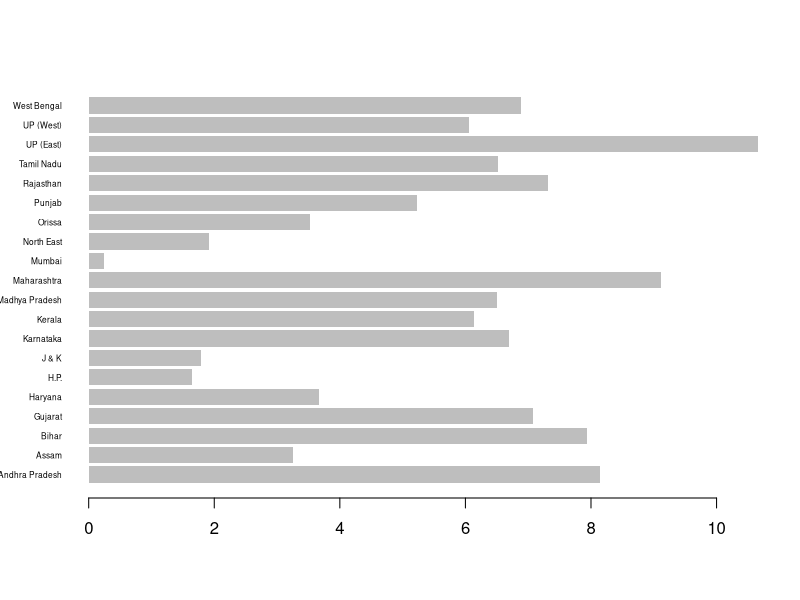

Source code (R):
#Concerned Statewise road density Data is taken from
#url -> http://www.trai.gov.in/WriteReadData/PIRReport/Documents/Indicator-Reports-Mar12082015.pdf
#Search for " Service Area wise number of Internet Subscribers at the end of Mar-15"
myvalues <- read.csv("internet.csv")
#ordering the data 
high.order <- order(myvalues$RuralGrowthRate, decreasing=TRUE)
education.high <- myvalues[high.order,]
#plotting the data
barplot(myvalues$RuralGrowthRate, names.arg=myvalues$State, horiz=TRUE, las=1, cex.names=0.5, border=NA)
summary(myvalues)
